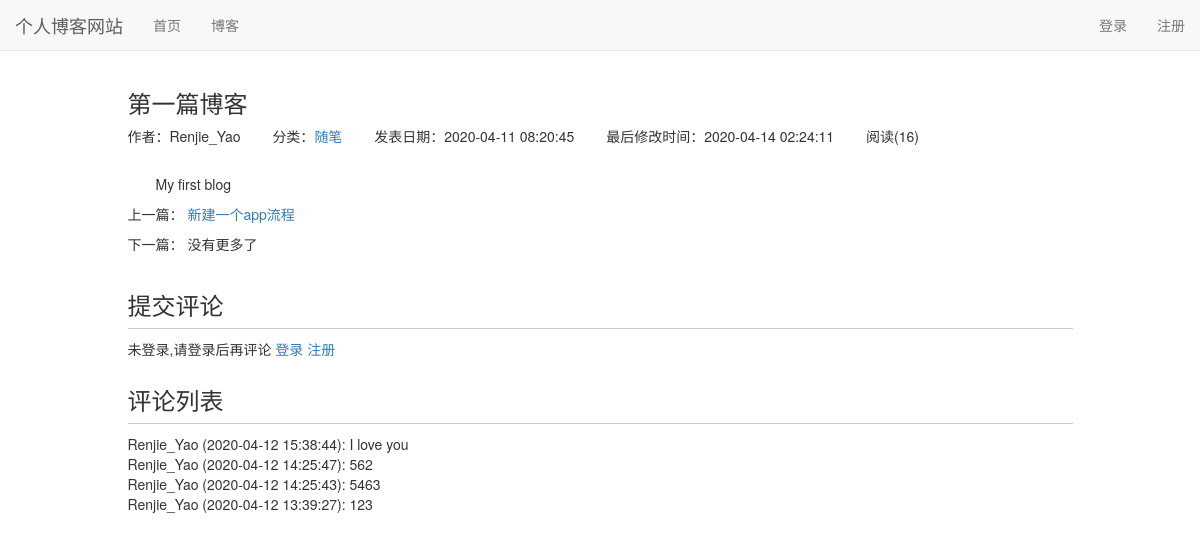
The page /blog/1 on the database its author committed.
### blog/models.py (models this page shows, shortened)
class Blog(models.Model,ReadNumExpandMethod):
    title = models.CharField(max_length=50)
    blog_type = models.ForeignKey(BlogType, on_delete=models.DO_NOTHING)
    content = models.TextField()
    author = models.ForeignKey(User, on_delete=models.DO_NOTHING)
    created_time = models.DateTimeField(auto_now_add=True)
    last_updated_time = models.DateTimeField(auto_now=True)

class BlogType(models.Model):
    type_name = models.CharField(max_length=15)
    def __str__(self):
        return self.type_name

### read_statistics/models.py (models this page shows)
class ReadNum(models.Model):
    read_num = models.IntegerField(default=0)
    content_type = models.ForeignKey(ContentType, on_delete=models.DO_NOTHING)
    object_id = models.PositiveIntegerField()
    content_object = GenericForeignKey('content_type', 'object_id')

### comment/models.py (models this page shows)
class Comment(models.Model):
    content_type = models.ForeignKey(ContentType, on_delete=models.DO_NOTHING)
    object_id = models.PositiveIntegerField()
    content_object = GenericForeignKey('content_type','object_id')
    text = models.TextField()
    comment_time = models.DateTimeField(auto_now_add=True)
    user = models.ForeignKey(User, on_delete=models.DO_NOTHING)
    class Meta:
        ordering = ['-comment_time']

### blog/views.py (the view)
# urls.py: path('<int:blog_pk>',views.blog_detail,name = 'blog_detail'),
def blog_detail(request,blog_pk):
    blog = get_object_or_404(Blog,pk=blog_pk)
    key = read_statistics_once_read(request,blog)
    blog_content_type = ContentType.objects.get_for_model(blog)
    comments = Comment.objects.filter(content_type=blog_content_type,object_id=blog.pk)
    context={}
    context['blog'] = get_object_or_404(Blog,id = blog_pk)
    context['previous_blog'] = Blog.objects.filter(created_time__gt=context['blog'].created_time).last() #or [-1]
    context['next_blog'] = Blog.objects.filter(created_time__lt=context['blog'].created_time).first() #or [0]
    context['user'] = request.user
    context['comments'] = comments
    response = render(request,'blog/blog_detail.html',context) #响应
    response.set_cookie(key,'true') #max_age=60, expires=datetime
    return response

### read_statistics/models.py (called while the page is built)
    def get_read_num(self):
        ct = ContentType.objects.get_for_model(self)
        try:
            readnum = ReadNum.objects.get(content_type=ct, object_id=self.pk)
            return readnum.read_num
        except exceptions.ObjectDoesNotExist:
            return 0

### read_statistics/utils.py (called while the page is built)
def read_statistics_once_read(request,obj):
    ct = ContentType.objects.get_for_model(obj)
    key = "%s_%s_read" % (ct.model, obj.pk)
    if not request.COOKIES.get(key):
        readnum,create = ReadNum.objects.get_or_create(content_type=ct ,object_id = obj.pk)
        readnum.read_num += 1
        readnum.save()
        date = timezone.now().date()
        readDetail,create = ReadDetail.objects.get_or_create(content_type=ct ,object_id = obj.pk,date=date)
        readDetail.read_num+=1
        readDetail.save()
    return key

### blog/templates/blog/blog_detail.html (shortened to what this page needs)
{% extends 'base.html' %}
{% load staticfiles %}
{% block header_extends %}
<link rel="stylesheet" href="{% static 'blog.css' %}">
{% endblock %}
{% block content %}
    <div class="container">
        <div class="row">
          <div class="col-xs-10 col-xs-offset-1">
            <h3>{{ blog.title }}</h3>
            <ul class="blog-info-description">
                <li>作者：{{ blog.author }}</li>
                <li>分类：<a href="{% url 'blogs_with_type' blog.blog_type.pk %}">{{ blog.blog_type }}</a></li>
                <li>发表日期：{{ blog.created_time|date:"Y-m-d h:i:s" }}</li>
                <li>最后修改时间：{{ blog.last_updated_time|date:"Y-m-d h:i:s" }}</li>
                <li>阅读({{ blog.get_read_num }})</li>
            </ul>
            <div class="blog-content">{{ blog.content|linebreaks }}</div>
            <div class="blog-more">
                <p>上一篇：
                    {% if previous_blog %}
                    <a href="{% url 'blog_detail' previous_blog.pk %}">{{ previous_blog.title }}</a>
                    {% else %}
                        没有更多了
                    {% endif %}
                </p>
                <p>下一篇：
                    {% if next_blog %}
                    <a href="{% url 'blog_detail' next_blog.pk %}">{{ next_blog.title }}</a>
                    {% else %}
                        没有更多了
                    {% endif %}
                </p>
            </div>
           </div>
        </div>
        <div class="row">
            <div class="col-xs-10 col-xs-offset-1">
                <div class="comment-area">
                    <h3 class="comment-area-title">提交评论</h3>
                    {% if user.is_authenticated %}
                        <form action="{% url 'update_comment' %}" method="POST" style="overflow:hidden">
                            {% csrf_token %}
                            <div class="form-group">
                                <label for="comment_text">{{user.username}}，欢迎评论</label>
                                <textarea id="comment_text" class="form-control" name="text" rows="4"></textarea>
                            </div>
                            <input type="hidden" name="object_id" value="{{blog.pk}}">
                            <input type="hidden" name="content_type" value="blog">
                            <input type="submit" value="提交" class="btn btn-primary" style="float:right">
                        </form>
                    {% else %}
                        未登录,请登录后再评论
                        <a href="{% url 'login' %}?from={{ request.get_full_path }}">登录</a>
                        <a href="{% url 'register' %}?from={{ request.get_full_path }}">注册</a>
                    {% endif %}
                </div>
                <div class="comment-area">
                    <h3 class= "comment-area-title">评论列表</h3>
                    {% for comment in comments %}
                        <div>
                            {{ comment.user.username }}
                            ({{ comment.comment_time|date:"Y-m-d H:i:s" }}):
                            {{ comment.text }}
                        </div>
                    {% empty %}
                        暂无评论
                    {% endfor %}
                </div>
            </div>
        </div>
    </div>
{% endblock %}

### static/base.css (style rules this page uses)
* { margin: 0; padding: 0; }
body { margin-top: 70px!important; }

### static/blog.css (style rules this page uses)
ul.blog-info-description { list-style-type: none; margin-bottom: 2em; }
ul.blog-info-description li { display: inline-block; margin-right: 2em; }
div.blog-content { text-indent:2em; }
div.comment-area { margin-top:2em; }
h3.comment-area-title { border-bottom:1px solid #ccc; padding-bottom:0.4em; }

### rows shown on the page
Blog: title "第一篇博客", author "Renjie_Yao", blog_type "随笔", created_time "2020-04-11 08:20:45", last_updated_time "2020-04-14 02:24:11", get_read_num "16", content "My first blog"
Blog: title "新建一个app流程"
Comment: user.username "Renjie_Yao", comment_time "2020-04-12 15:38:44", text "I love you"
Comment: user.username "Renjie_Yao", comment_time "2020-04-12 14:25:47", text "562"
Comment: user.username "Renjie_Yao", comment_time "2020-04-12 14:25:43", text "5463"
Comment: user.username "Renjie_Yao", comment_time "2020-04-12 13:39:27", text "123"
